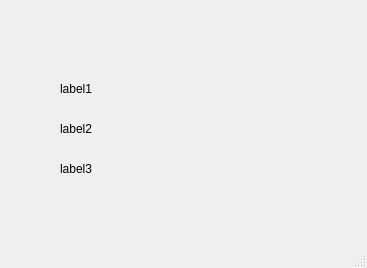
<?xml version="1.0" encoding="UTF-8"?>
<ui version="4.0">
 <class>MainWindow</class>
 <widget class="QMainWindow" name="MainWindow">
  <property name="geometry">
   <rect>
    <x>0</x>
    <y>0</y>
    <width>367</width>
    <height>268</height>
   </rect>
  </property>
  <property name="windowTitle">
   <string>MainWindow</string>
  </property>
  <widget class="QWidget" name="centralwidget">
   <widget class="QLabel" name="label">
    <property name="geometry">
     <rect>
      <x>60</x>
      <y>80</y>
      <width>41</width>
      <height>17</height>
     </rect>
    </property>
    <property name="text">
     <string>label1</string>
    </property>
   </widget>
   <widget class="QLabel" name="label_2">
    <property name="geometry">
     <rect>
      <x>60</x>
      <y>120</y>
      <width>51</width>
      <height>17</height>
     </rect>
    </property>
    <property name="text">
     <string>label2</string>
    </property>
   </widget>
   <widget class="QLabel" name="label_3">
    <property name="geometry">
     <rect>
      <x>60</x>
      <y>160</y>
      <width>41</width>
      <height>17</height>
     </rect>
    </property>
    <property name="text">
     <string>label3</string>
    </property>
   </widget>
  </widget>
  <widget class="QMenuBar" name="menubar">
   <property name="geometry">
    <rect>
     <x>0</x>
     <y>0</y>
     <width>367</width>
     <height>22</height>
    </rect>
   </property>
  </widget>
  <widget class="QStatusBar" name="statusbar"/>
 </widget>
 <resources/>
 <connections/>
</ui>
